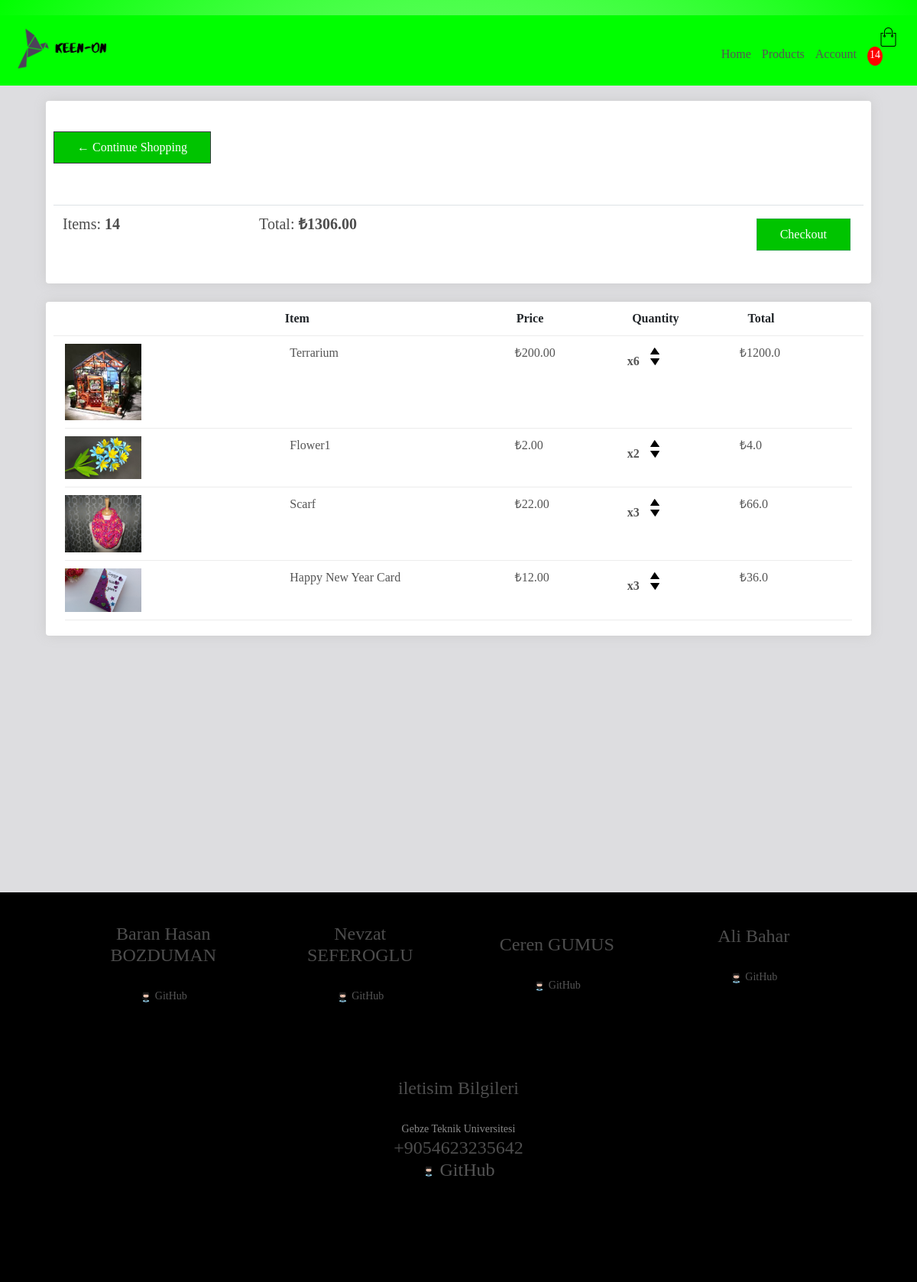
Before: /cart/ (signed in) with the older database file.
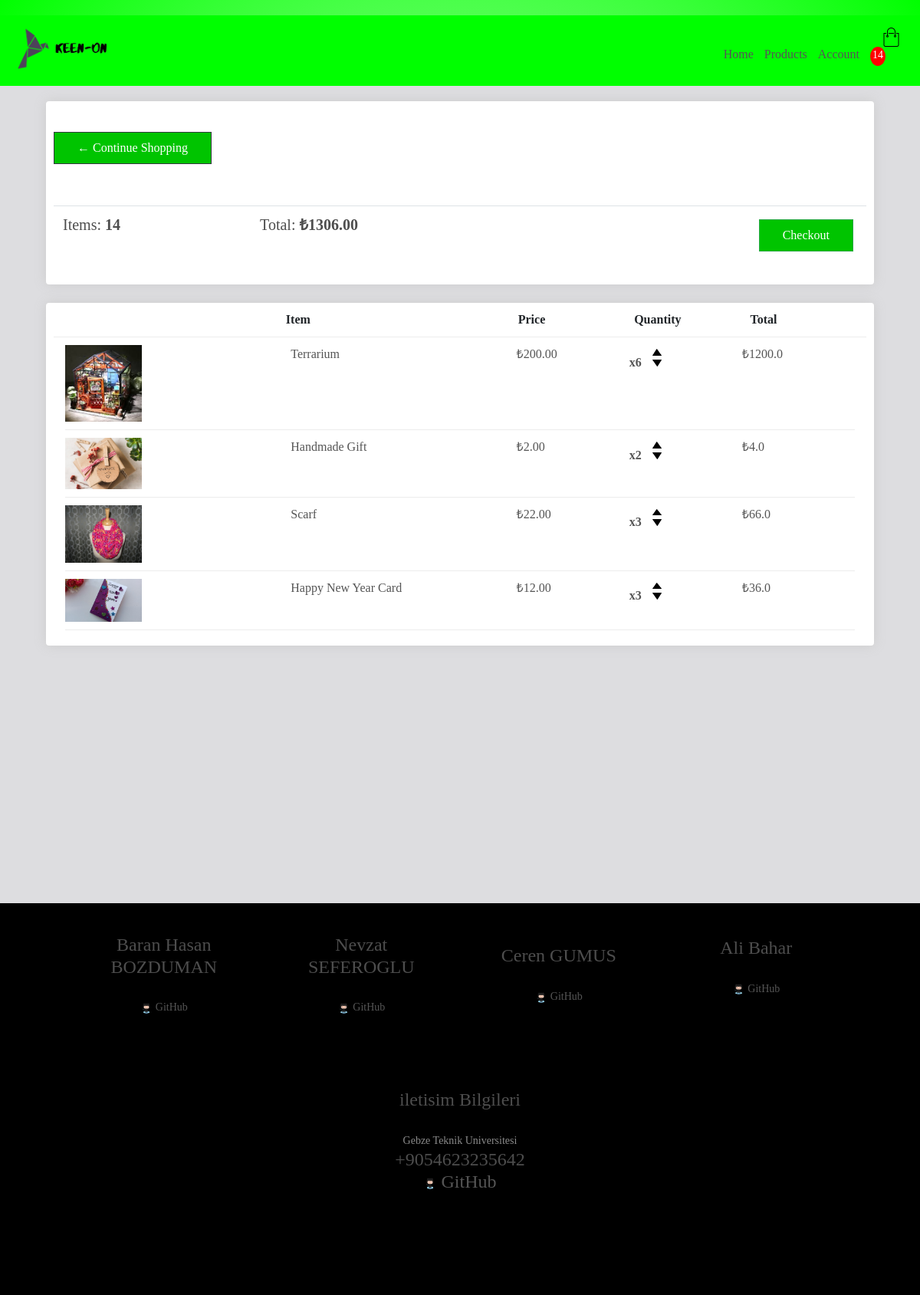
After: the same page with the newer database file.
### store/models.py (models this page shows, shortened)
class OrderItem(models.Model):
	product = models.ForeignKey(Product, on_delete=models.SET_NULL, null=True, blank=True)
	order = models.ForeignKey(Order, on_delete=models.SET_NULL, blank=True, null=True)
	quantity = models.IntegerField(default=0, null=True, blank=True)
	date_added = models.DateTimeField(auto_now_add=True)
	@property
	def get_total(self):
		total = self.product.price *self.quantity
		return total

class Product(models.Model):
	id = models.AutoField
	customer = models.ForeignKey(Customer, on_delete=models.CASCADE, null=True, blank=True, related_name="product_c")
	name = models.CharField(max_length=200, null=True)
	price= models.FloatField()
	digital = models.BooleanField(default=False, null=True, blank=False)
	image = models.ImageField(null=True, blank=True)
	quantity = models.IntegerField(default=0, null=True, blank=True)
	description =models.CharField(default="default", max_length=200, null=False)
	@property
	def imageURL(self):
		try:
			url = self.image.url
		except:
			url = ''
		return url

### store/views.py (the view, shortened to what this page needs)
def cart(request):
	if request.user.is_authenticated:
		customer = request.user.customer
		order, created = Order.objects.get_or_create(customer=customer, complete=False)
		items = order.orderitem_set.all()
		cartItems = order.get_cart_items
	context = {'items':items, 'order':order, 'cartItems':cartItems}
	return render(request, 'store/cart.html', context)

### store/models.py (called while the page is built)
	@property
	def get_cart_total(self):
		orderitems = self.orderitem_set.all()
		total = sum([item.get_total for item in orderitems])
		return total

	@property
	def get_cart_items(self):
		orderitems = self.orderitem_set.all()
		total = sum([item.quantity for item in orderitems])
		return total

### store/templates/store/cart.html (shortened to what the changed rows need)
<!DOCTYPE html>
{% extends 'store/base.html' %}
{% load static %}
{% block forHead %}
    <link rel="stylesheet" href="https://stackpath.bootstrapcdn.com/bootstrap/4.4.1/css/bootstrap.min.css">
    <link rel="stylesheet" type="text/css" href="{% static 'css/checkout.css' %}">
    <link rel="stylesheet" type="text/css" href="{% static 'css/style.css' %}">
    <link rel="stylesheet" type="text/css" href="{% static 'css/profile.css' %}">
	<link rel="stylesheet" type="text/css" href="{% static 'css/style.css' %}">
    <link rel="stylesheet" type="text/css" href="{% static 'css/base.css' %}">
    <link rel="stylesheet" type="text/css" href="{% static 'css/navbar.css' %}">
{% endblock %}
{% block content %}
<div style = "background-color:#DDDDE0;">
<div class="row">
	<div class="col-lg-12">
		<div class="col-lg-12">
			<div class="col-lg-12">
				<div class="col-lg-12">
					<div class="col-lg-12">
		<div class="box-element">
			<br>
			<br>
			<table class="table">
				<tr>
					<th><h5>Items: <strong>{{order.get_cart_items}}</strong></h5></th>
					<th><h5>Total:<strong> ₺{{order.get_cart_total|floatformat:2}}</strong></h5></th>
					<th>
						<a  style="float:right; margin:5px;" class="btn btn-success" href="{% url 'checkout' %}">Checkout</a>
					</th>
				</tr>
			</table>
		</div>
		<br>
		<div class="box-element" style = "background-color:white">
				<div class="col-lg-12">
				<div style = "background-color:white;">
			{%for item in items %}
			<div class="cart-row">
				<div style="flex:2"><img class="row-image" src="{{item.product.imageURL}}"></div>
				<div style="flex:2"><p>{{item.product.name}}</p></div>
				<div style="flex:1"><p>₺{{item.product.price|floatformat:2}}</p></div>
				<div style="flex:1">
					<p class="quantity">x{{item.quantity}}</p>
					<div class="quantity">
						<img data-product={{item.product.id}} data-action="add" class="chg-quantity update-cart" src="{% static  'images/arrow-up.png' %}">
						<img data-product={{item.product.id}} data-action="remove" class="chg-quantity update-cart" src="{% static  'images/arrow-down.png' %}">
					</div>
				</div>
				<div style="flex:1"><p>₺{{item.get_total}}</p></div>
				</div>
			{%endfor%}
			</div>
		</div>
	</div>
	</div>
	</div>
		</div>
		</div>
		</div>
	</div>
	<br>
	 <br>
    <br>
    <br>
    <br>
    <br>
    <br>
    <br>
    <br>
    <br>
	  <br>
    <br>
    <br>
    <br>
</div>
{% endblock %}

Changed rows visible on the page:
changed through a linked row, OrderItem: product.imageURL: a different picture; product.name "Flower1" → "Handmade Gift"
